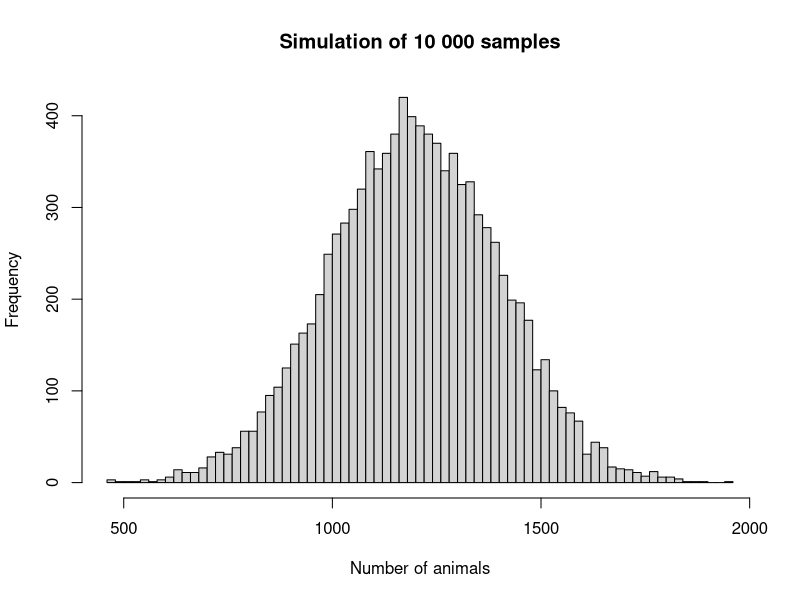

Here is the R script that generated this plot:
# FSC script
# to estimate abundance of animals per site


## 1. Assume that the number of animals in the sample is the same everywhere else

# Input abundance found in sample
# Assign the value 7 to the variable "tigers"
tigers <- 7
# Assign the value 5 to the variable "pots"
pots <- 5

# Add tigers and pots together and store the result in "worms"
worms <- tigers + pots
# Display the value of worms
worms

# Multiply "worms" by 100 and store the result in the variable "compost"
compost <- 100 * worms
# Display the value of compost
compost


## 2. Do a simulation instead
# allows natural variability in the abundance of animals per sample

# Generate 10 000 possible values of the variable "worms"
# assuming a mean of 12 and standard deviation of 2
worms_sim <- rnorm(10000, mean = worms, sd = 2)
# a quick look at what that simulation has produced
worms_sim

# Calculate the variable "compost" for every simulation
compost_sim <- 100 * worms_sim
# a quick look at what that multiplication has produced
compost_sim 

# Look at the simulated results
mean(compost_sim)
sd(compost_sim)
range(compost_sim)

# Visualise the distribution
hist(compost_sim,
     main = "Simulation of 10 000 samples",
     xlab = "Number of animals", breaks = 100)
